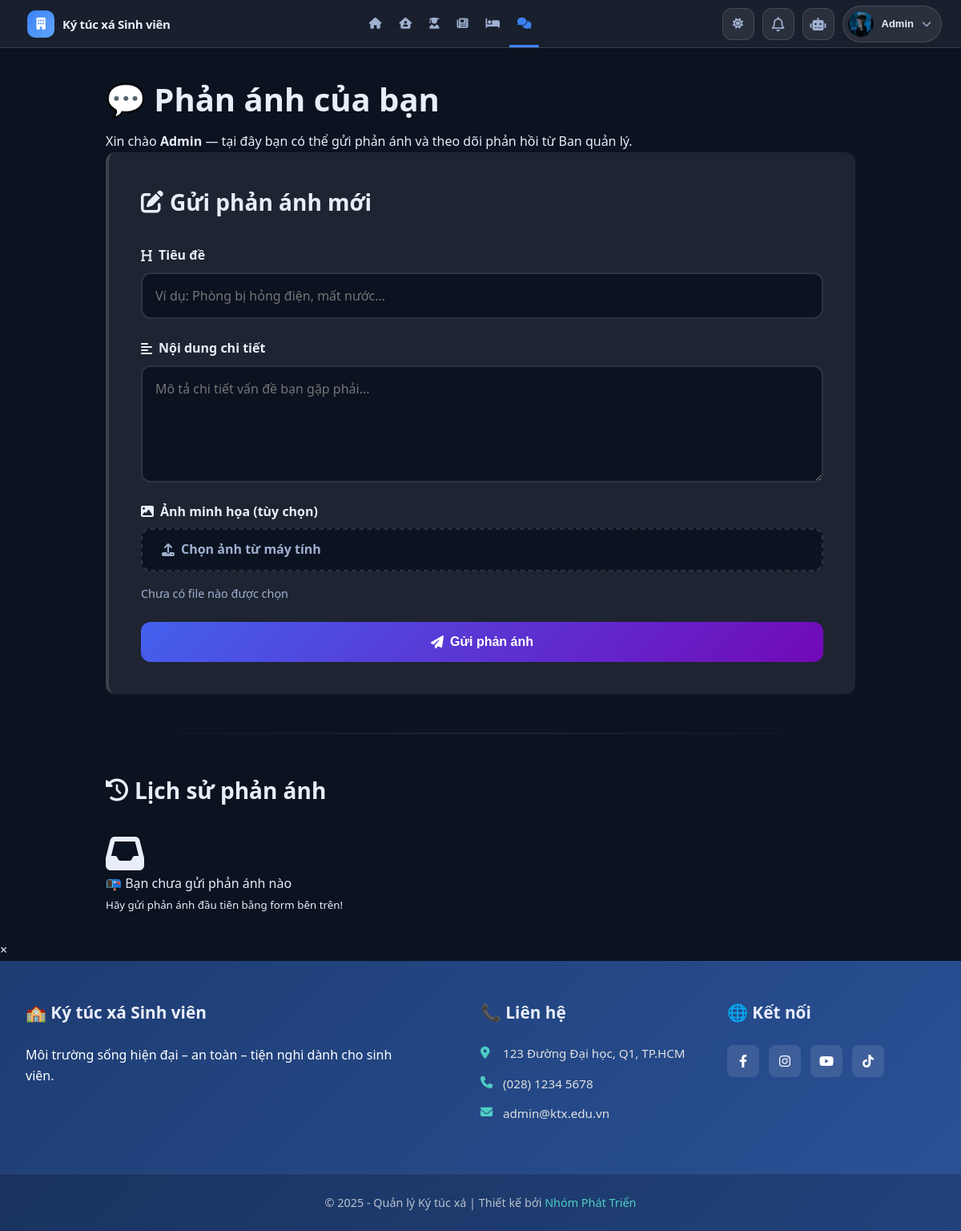
/modules/user/feedbacks.php (signed in), run on the app's committed database.
### tables this page shows
CREATE TABLE IF NOT EXISTS `students` (
  `StudentID` int NOT NULL AUTO_INCREMENT,
  `UserID` int DEFAULT NULL,
  `StudentCode` varchar(20) NOT NULL,
  `FullName` varchar(100) NOT NULL,
  `Email` varchar(100) DEFAULT NULL,
  `Gender` enum('Nam','Nữ','Khác') NOT NULL,
  `BirthDate` date DEFAULT NULL,
  `CitizenID` varchar(20) DEFAULT NULL,
  `Hometown` varchar(100) DEFAULT NULL,
  `Address` varchar(255) DEFAULT NULL,
  `Phone` varchar(15) DEFAULT NULL,
  `ClassName` varchar(100) DEFAULT NULL,
  `CourseYear` varchar(9) DEFAULT NULL,
  `Avatar` varchar(255) DEFAULT NULL,
  `EmergencyContact` varchar(255) DEFAULT NULL,
  `CheckInDate` date DEFAULT NULL,
  `CheckOutDate` date DEFAULT NULL,
  `IsInDorm` tinyint(1) DEFAULT '1',
  `CreatedAt` datetime DEFAULT CURRENT_TIMESTAMP,
  `UpdatedAt` datetime DEFAULT CURRENT_TIMESTAMP ON UPDATE CURRENT_TIMESTAMP,
  `FacultyID` int DEFAULT NULL,
  PRIMARY KEY (`StudentID`),
  UNIQUE KEY `StudentCode` (`StudentCode`),
  UNIQUE KEY `UserID` (`UserID`),
  KEY `fk_faculty` (`FacultyID`),
  CONSTRAINT `fk_faculty` FOREIGN KEY (`FacultyID`) REFERENCES `faculties` (`FacultyID`) ON DELETE SET NULL ON UPDATE CASCADE,
  CONSTRAINT `students_ibfk_1` FOREIGN KEY (`UserID`) REFERENCES `users` (`UserID`)
);

### modules/user/feedbacks.php (the view, shortened to what this page needs)
<?php
include '../../db_connect.php';
include '../../includes/header.php';
$userId = $_SESSION['UserID'] ?? 0;
$studentId = 0;
$studentName = 'Sinh viên';
if ($userId > 0) {
    $stmt = $conn->prepare("SELECT StudentID, FullName FROM Students WHERE UserID = ?");
    $stmt->bind_param("i", $userId);
    $stmt->execute();
    $result = $stmt->get_result();
    if ($result && $result->num_rows > 0) {
        $student = $result->fetch_assoc();
        $studentId = (int)$student['StudentID'];
        $studentName = $student['FullName'];
    }
}
$feedbacks = false;
if ($studentId > 0) {
    $feedbacks = $conn->query("
        SELECT FeedbackID, StudentID, Title, Content, Reply, ImagePath, Status, CreatedAt, UpdatedAt
        FROM Feedbacks
        WHERE StudentID = $studentId
        ORDER BY CreatedAt DESC
    ");
}
?>
<!DOCTYPE html>
<html lang="vi">
<head>
    <link rel="stylesheet" href="https://cdnjs.cloudflare.com/ajax/libs/font-awesome/6.4.0/css/all.min.css">
    <link rel="stylesheet" href="../../assets/css/feedbacks.css">
</head>
<body>
    <div class="container">
        <div class="page-header">
            <h2>💬 Phản ánh của bạn</h2>
            <p>Xin chào <strong><?= htmlspecialchars($studentName) ?></strong> — tại đây bạn có thể gửi phản ánh và theo dõi phản hồi từ Ban quản lý.</p>
        </div>
        <div class="feedback-form">
            <h3><i class="fas fa-edit"></i> Gửi phản ánh mới</h3>
            <form method="POST" enctype="multipart/form-data" class="form-feedback" id="feedbackForm">
                <div class="form-group">
                    <label for="title"><i class="fas fa-heading"></i> Tiêu đề</label>
                    <input type="text" id="title" name="title" required
                        placeholder="Ví dụ: Phòng bị hỏng điện, mất nước...">
                </div>
                <div class="form-group">
                    <label for="content"><i class="fas fa-align-left"></i> Nội dung chi tiết</label>
                    <textarea id="content" name="content" rows="5" required
                        placeholder="Mô tả chi tiết vấn đề bạn gặp phải..."></textarea>
                </div>
                <div class="form-group">
                    <label for="image"><i class="fas fa-image"></i> Ảnh minh họa (tùy chọn)</label>
                    <div class="file-upload">
                        <label for="image" class="file-upload-label">
                            <i class="fas fa-upload"></i> Chọn ảnh từ máy tính
                        </label>
                    </div>
                    <div class="file-name" id="fileName">Chưa có file nào được chọn</div>
                </div>
                <button type="submit" class="btn btn-rgb">
                    <i class="fas fa-paper-plane"></i> Gửi phản ánh
                </button>
            </form>
        </div>
        <hr>
        <div class="feedback-history">
            <h3><i class="fas fa-history"></i> Lịch sử phản ánh</h3>
            <?php if ($feedbacks && $feedbacks instanceof mysqli_result && $feedbacks->num_rows > 0): ?>
                <div class="feedback-list">
                    <?php while ($fb = $feedbacks->fetch_assoc()):
                        $statusClass = strtolower(str_replace(' ', '-', $fb['Status']));
                    ?>
                        <div class="feedback-card">
                            <div class="feedback-header">
                                <h4><?= htmlspecialchars($fb['Title']) ?></h4>
                                <span class="status <?= $statusClass ?>">
                                    <i class="fas <?= $fb['Status'] === 'Đã xử lý'
                                                        ? 'fa-check-circle'
                                                        : ($fb['Status'] === 'Đang xử lý' ? 'fa-spinner' : 'fa-clock') ?>"></i>
                                    <?= htmlspecialchars($fb['Status']) ?>
                                </span>
                            </div>
                            <p><?= nl2br(htmlspecialchars($fb['Content'])) ?></p>
                            <?php if (!empty($fb['Reply'])): ?>
                                <div class="feedback-reply">
                                    <div class="reply-label">
                                        <i class="fas fa-reply"></i> Phản hồi từ Ban quản lý
                                    </div>
                                    <p><?= nl2br(htmlspecialchars($fb['Reply'])) ?></p>
                                    <?php if (!empty($fb['UpdatedAt'])): ?>
                                        <small class="reply-time">
                                            <i class="far fa-clock"></i>
                                            Cập nhật: <?= date('H:i d/m/Y', strtotime($fb['UpdatedAt'])) ?>
                                        </small>
                                    <?php endif; ?>
                                </div>
                            <?php endif; ?>
                            <?php if (!empty($fb['ImagePath'])): ?>
                                <div class="feedback-image">
                                    <img
                                        src="../../<?= htmlspecialchars($fb['ImagePath']) ?>"
                                        alt="Ảnh phản ánh"
                                        class="feedback-img"
                                        style="width:120px; height:auto; border-radius:8px; border:1px solid #ddd;
                                               box-shadow:0 3px 10px rgba(0,0,0,0.1); cursor:pointer;
                                               transition:transform 0.2s ease, box-shadow 0.3s ease;"
                                        onclick="openImageModal(this.src)">
                                </div>
                            <?php endif; ?>
                            <div class="feedback-footer">
                                <small>
                                    <i class="far fa-clock"></i>
                                    <?= date('H:i d/m/Y', strtotime($fb['CreatedAt'])) ?>
                                </small>
                            </div>
                        </div>
                    <?php endwhile; ?>
                </div>
            <?php else: ?>
                <div class="empty-state">
                    <i class="fas fa-inbox fa-3x"></i>
                    <p>📭 Bạn chưa gửi phản ánh nào</p>
                    <small>Hãy gửi phản ánh đầu tiên bằng form bên trên!</small>
                </div>
            <?php endif; ?>
        </div>
    </div>
    <div id="imageModal" class="modal">
        <span class="close">&times;</span>
    </div>
    <?php include '../../includes/footer.php'; ?>
</body>
</html>

### includes/header.php (shortened to what this page needs)
<?php
require_once __DIR__ . '/error_handler.php';
$isLoggedIn  = isset($_SESSION['UserID']);
$displayName = $_SESSION['FullName'] ?? $_SESSION['Username'] ?? 'Tài khoản';
$currentPath = parse_url($_SERVER['REQUEST_URI'], PHP_URL_PATH);
$base = '/';
function nav_active($path)
{
    global $currentPath;
    return $currentPath === $path ? 'active' : '';
}
$avatarUrl = '/assets/img/avatars/user.png';
if (!empty($_SESSION['UserID'])) {
    $userID = (int)$_SESSION['UserID'];
    if (!empty($_SESSION['Avatar'])) {
        $avatarUrl = $_SESSION['Avatar'];
    } elseif (isset($conn) && $conn instanceof mysqli) {
        $sqlAvt = "SELECT Avatar FROM Students WHERE UserID = ? LIMIT 1";
        if ($stAvt = $conn->prepare($sqlAvt)) {
            $stAvt->bind_param("i", $userID);
            $stAvt->execute();
            $avtRes = $stAvt->get_result();
            if ($avtRes && $rowAvt = $avtRes->fetch_assoc()) {
                if (!empty($rowAvt['Avatar'])) {
                    $avatarUrl = $rowAvt['Avatar'];
                }
            }
        }
    }
}
?>
<!DOCTYPE html>
<html lang="vi">
<head>
    <link rel="stylesheet" href="<?= $base ?>assets/css/header.css">
    <link rel="stylesheet" href="<?= $base ?>assets/css/footer.css">
    <link rel="stylesheet" href="<?= $base ?>assets/css/index.css">
    <link rel="stylesheet" href="https://cdnjs.cloudflare.com/ajax/libs/font-awesome/6.5.0/css/all.min.css">
</head>
<body>
    <header class="admin-header">
        <div class="left">
            <a href="<?= $base ?>index.php" class="logo">
                <i class="fas fa-building"></i>
                <span>Ký túc xá Sinh viên</span>
            </a>
        </div>
        <nav class="admin-nav" id="adminNav">
            <a href="<?= $base ?>index.php" class="<?= nav_active($base . 'index.php') ?>">
                <i class="fas fa-house"></i>
            </a>
            <a href="<?= $base ?>modules/user/rooms/register_room.php" class="<?= nav_active($base . 'modules/user/rooms/register_room.php') ?>">
                <i class="fas fa-house-user"></i>
            </a>
            <a href="<?= $base ?>modules/user/dashboard.php" class="<?= nav_active($base . 'modules/user/dashboard.php') ?>">
                <i class="fas fa-user-graduate"></i>
            </a>
            <a href="<?= $base ?>modules/user/accesslogs.php" class="<?= nav_active($base . 'modules/user/accesslogs.php') ?>">
                <i class="fas fa-newspaper"></i>
            </a>
            <a href="<?= $base ?>modules/user/rooms/rooms.php" class="<?= nav_active($base . 'modules/user/rooms/rooms.php') ?>">
                <i class="fas fa-bed"></i>
            </a>
            <a href="<?= $base ?>modules/user/feedbacks.php" class="<?= nav_active($base . 'modules/user/feedbacks.php') ?>">
                <i class="fas fa-comments"></i>
            </a>
        </nav>
        <div class="right">
            <button id="themeToggle" class="theme-toggle" type="button" aria-label="Đổi giao diện">
                <i class="fas fa-sun"></i>
            </button>
            <div class="notify">
                <button class="notify-btn" aria-label="Thông báo">
                    <i class="fa-regular fa-bell"></i>
                </button>
            </div>
            <button id="chatAiToggle" class="chat-ai-button" aria-label="Chat AI">
                <i class="fas fa-robot"></i>
            </button>
            <div class="admin-profile">
                <?php if ($isLoggedIn): ?>
                    <button class="profile-btn" type="button" id="profileBtn">
                        <img src="<?= htmlspecialchars($avatarUrl) ?>"
                            alt="Avatar"
                            onerror="this.onerror=null;this.src='<?= $base ?>assets/img/avatars/user.png';">
                        <span class="name"><?= htmlspecialchars($displayName) ?></span>
                        <span class="caret"><i class="fas fa-chevron-down"></i></span>
                    </button>
                <?php endif; ?>
            </div>
        </div>
    </header>

### assets/css/index.css (style rules this page uses)
:root { --primary: #4361ee; --primary-dark: #3a56d4; --secondary: #7209b7; --success: #4cc9f0; --light: #f8f9fa; --dark: #212529; --gray: #6c757d; --gray-light: #e9ecef; --danger: #e63946; --warning: #f4a261; --info: #4895ef; --border-radius: 12px; --box-shadow: 0 8px 30px rgba(0, 0, 0, 0.08); --box-shadow-hover: 0 15px 40px rgba(0, 0, 0, 0.12); --transition: all 0.3s ease; }
* { margin: 0; padding: 0; box-sizing: border-box; }
body { font-family: 'Segoe UI', Tahoma, Geneva, Verdana, sans-serif; line-height: 1.6; color: var(--dark); background-color: #f9fafb; }
body[data-theme="dark"] { --light: #0b1220; --dark: #e9eefb; --gray: #9fb0d0; --gray-light: rgba(255, 255, 255, 0.08); --box-shadow: none; --box-shadow-hover: 0 15px 40px rgba(0, 0, 0, 0.3); }
body[data-theme="dark"] { background-color: #0b1220; color: #e9eefb; }
body[data-theme="dark"] .section-title h2, body[data-theme="dark"] .room-body h3, body[data-theme="dark"] .feature-card h3, body[data-theme="dark"] .info-item strong, body[data-theme="dark"] .no-contract h3, body[data-theme="dark"] .no-rooms h3, body[data-theme="dark"] .filter-group label, body[data-theme="dark"] .announcement-card h3, body[data-theme="dark"] .filter-item label, body[data-theme="dark"] .faq-question, body[data-theme="dark"] .detail-item span, body[data-theme="dark"] .price-tag, body[data-theme="dark"] h2, body[data-theme="dark"] h3 { color: #e9eefb !important; }
.btn { display: inline-flex; align-items: center; gap: 0.5rem; padding: 12px 24px; border-radius: var(--border-radius); text-decoration: none; font-weight: 600; transition: var(--transition); cursor: pointer; border: none; font-size: 1rem; }
.btn-rgb { background: linear-gradient(135deg, var(--primary) 0%, var(--secondary) 100%); color: white; box-shadow: var(--box-shadow); }

### data on the page
students: Avatar (picture), FullName "Admin"

### other printed values
$displayName "Admin"
